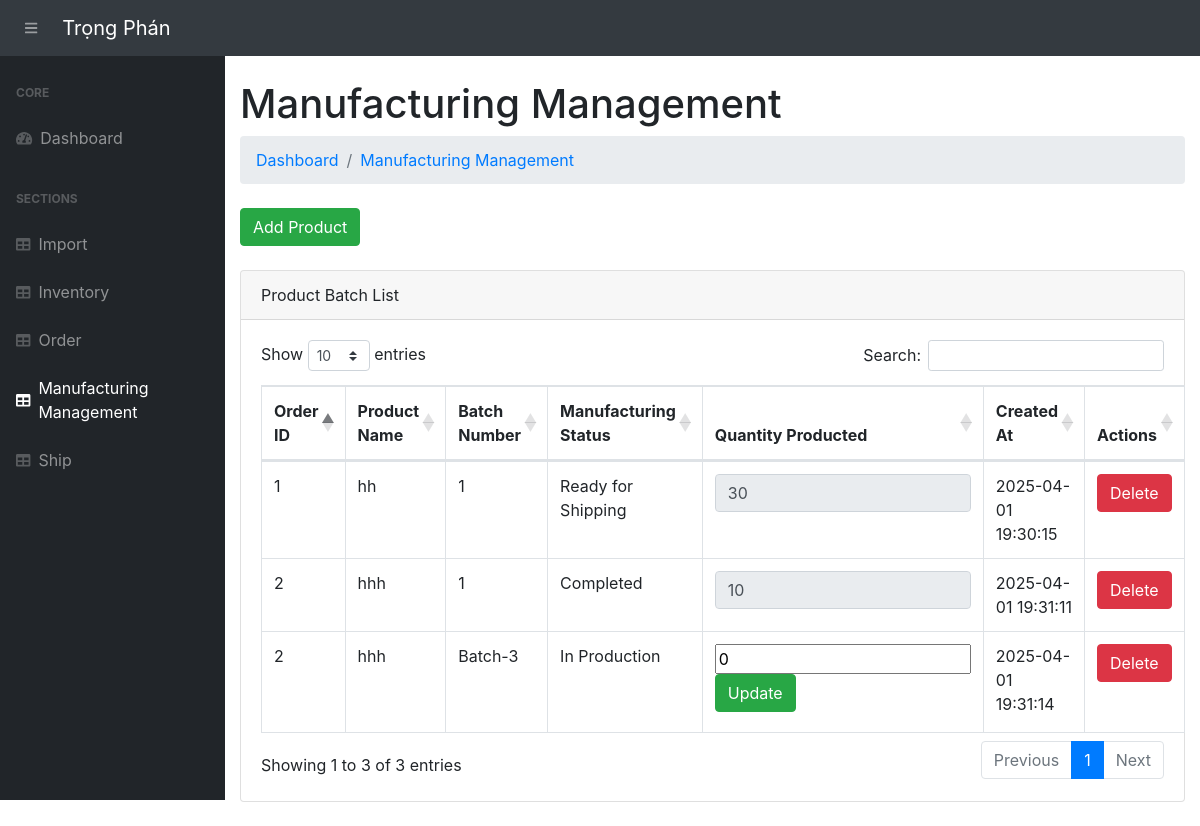
Page /view-product-batches/ on the earlier database version.
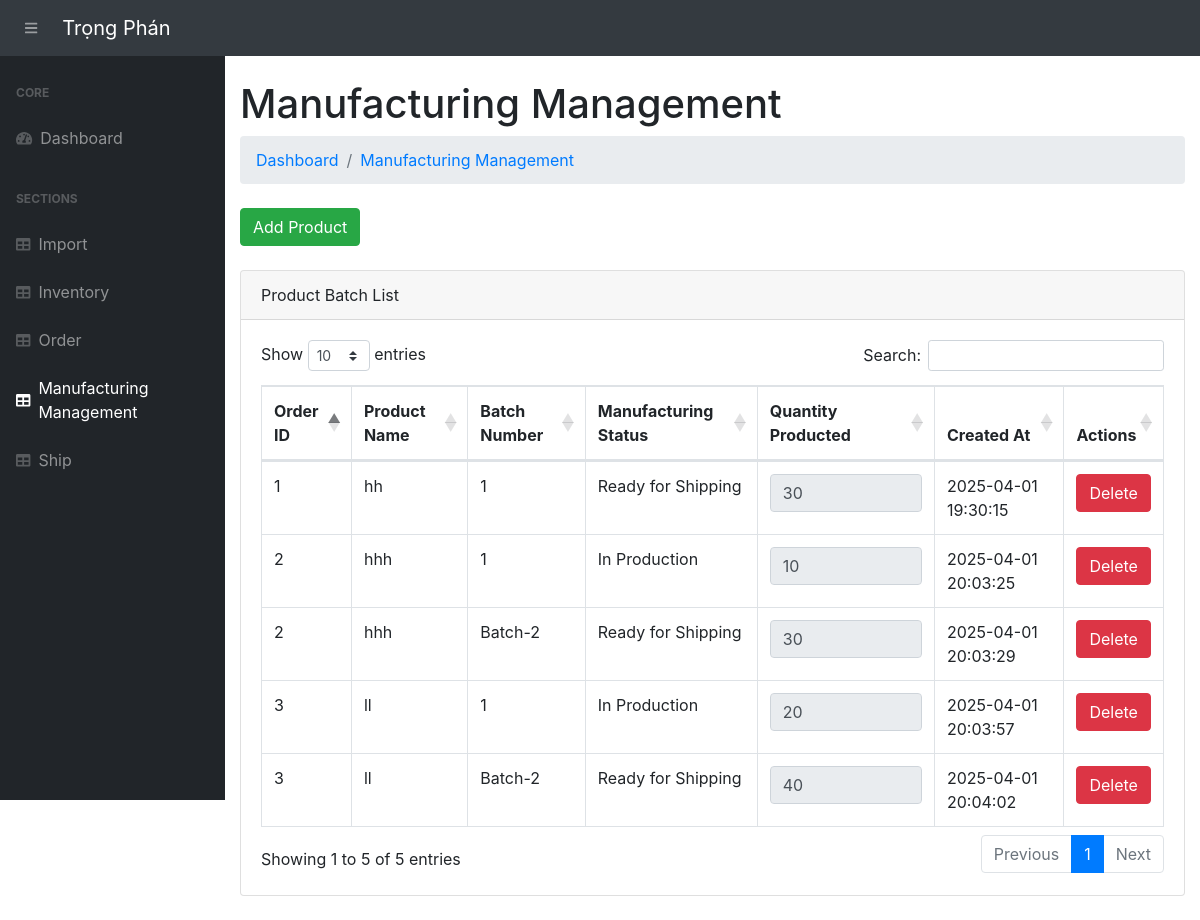
Same page on the later database version.
### app.py (models this page shows, shortened)
class ProductBatch(db.Model):
    __tablename__ = 'product_batches'
    batch_id = db.Column(db.Integer, primary_key=True)
    batch_number = db.Column(db.String(50), nullable=False)
    category = db.Column(db.String(100))
    order_detail_id = db.Column(db.Integer, db.ForeignKey('order_details.order_detail_id'))
    order_detail = db.relationship('OrderDetail', backref='product_batches')
    quantity_in_production = db.Column(db.Integer, default=0)
    quantity_completed = db.Column(db.Integer, default=0)
    quantity_ready_for_shipping = db.Column(db.Integer, default=0)
    manufacturing_status = db.Column(db.String(50), default='In Production')
    product_condition = db.Column(db.String(50), nullable=True)
    defect_reason = db.Column(db.String(255), nullable=True)
    transaction_date = db.Column(db.DateTime, default=vietnam_now)
    quantity_to_update=db.Column(db.Integer, default=0)
    inventory = db.relationship('Inventory', secondary=product_batch_materials, backref='product_batches')

class OrderDetail(db.Model):
    __tablename__ = 'order_details'
    order_detail_id = db.Column(db.Integer, primary_key=True)
    order_id = db.Column(db.Integer, db.ForeignKey('orders.order_id'))
    product_name = db.Column(db.String(100))
    product_price = db.Column(db.Float)
    quantity = db.Column(db.Integer)
    import_id = db.Column(db.Integer, db.ForeignKey('imports.import_id'))  # Import relation
    import_record = db.relationship('Import', backref='order_details', lazy=True)

### app.py (the view)
@app.route('/view-product-batches/', methods=["GET"])
def view_product_batches():
    product_batches = ProductBatch.query.all()
    return render_template('view_product_batches.html', product_batches=product_batches)

### templates/view_product_batches.html (shortened to what this page needs)
{% extends 'base.html' %}
{% block content %}
<main>
    <div class="container-fluid">
        <h1 class="mt-4">Manufacturing Management</h1>
        <ol class="breadcrumb mb-4">
            <li class="breadcrumb-item"><a href="/">Dashboard</a></li>
            <li class="breadcrumb-item"><a href="/view-product-batches/">Manufacturing Management</a></li>
        </ol>
        <a href="/add-product-batch/" class="btn btn-success">Add Product</a>
        <br><br>
        <div class="card mb-4">
            <div class="card-header">Product Batch List</div>
            <div class="card-body">
                <table class="table table-bordered" id="dataTable" width="100%" cellspacing="0">
                    <thead>
                        <tr>
                            <th>Order ID</th>
                            <th>Product Name</th>
                            <th>Batch Number</th>
                            <th>Manufacturing Status</th>
                            <th>Quantity Producted</th>
                            <th>Created At</th>
                            <th>Actions</th>
                        </tr>
                    </thead>
                    <tbody>
                        {% for batch in product_batches %}
                            <tr>
                                <td>{{ batch.order_detail.order_id }}</td>
                                <td>{{ batch.order_detail.product_name }}</td>
                                <td>{{ batch.batch_number }}</td>
                                <td>{{ batch.manufacturing_status }}</td>
                                <td>
                                    {% if batch.quantity_completed is none or batch.quantity_completed == 0 %}
                                        <form action="{{ url_for('update_quantity_produced', batch_id=batch.batch_id) }}" method="POST" class="d-flex flex-column align-items-start">
                                            <input type="number" name="quantity_to_update" placeholder="Enter quantity" required min="0" value="{{ batch.quantity_completed or 0 }}">
                                            <button type="submit" class="btn btn-success mb-2">Update</button>
                                        </form>
                                    {% else %}
                                        <input type="number" value="{{ batch.quantity_completed }}" disabled class="form-control">
                                    {% endif %}
                                </td>
                                <td>{{ batch.transaction_date.strftime('%Y-%m-%d %H:%M:%S') }}</td>
                                <td>
                                <form action="{{  url_for('delete_product_batch', batch_id=batch.batch_id)}}" method="POST" style="display:inline;">
                                        <button type="submit" class="btn btn-danger" onclick="return confirm('Are you sure you want to delete this item?')">Delete</button>
                                    </form>
                                </td>
                            </tr>
                        {% endfor %}
                    </tbody>
                </table>
            </div>
        </div>
    </div>
</main>
{% endblock %}

### templates/base.html (shortened to what this page needs)
<!DOCTYPE html>
<html lang="en">
<head>
    <link rel="stylesheet" href="{{ url_for('static', filename='css/bootstrap/styles.css')}}">
    <link href="https://cdn.datatables.net/1.10.20/css/dataTables.bootstrap4.min.css" rel="stylesheet" />
    <link href="https://cdnjs.cloudflare.com/ajax/libs/bootstrap/4.5.2/css/bootstrap.min.css" rel="stylesheet">
    <link href="https://cdnjs.cloudflare.com/ajax/libs/bootstrap-select/1.13.1/css/bootstrap-select.min.css" rel="stylesheet">
</head>
<body class="sb-nav-fixed">
    <nav class="sb-topnav navbar navbar-expand navbar-dark bg-dark">
        <button class="btn btn-link btn-sm order-1 order-lg-0" id="sidebarToggle" href="#"><i class="fas fa-bars"></i></button>
        <a class="navbar-brand" href="/">Trọng Phán</a>
    </nav>
    <div id="layoutSidenav">
        <div id="layoutSidenav_nav">
            <nav class="sb-sidenav accordion sb-sidenav-dark" id="sidenavAccordion">
                <div class="sb-sidenav-menu">
                    <div class="nav">
                        <div class="sb-sidenav-menu-heading">Core</div>
                        <a class="nav-link" href="/">
                            <div class="sb-nav-link-icon"><i class="fas fa-tachometer-alt"></i></div>
                            Dashboard
                        </a>
                        <div class="sb-sidenav-menu-heading">Sections</div>
                        <a class="nav-link" href="/import/">
                            <div class="sb-nav-link-icon"><i class="fas fa-table"></i></div>
                            Import
                        </a>
                        <a class="nav-link" href="/inventory/">
                            <div class="sb-nav-link-icon"><i class="fas fa-table"></i></div>
                            Inventory
                        </a>
                        <a class="nav-link" href="/order/">
                            <div class="sb-nav-link-icon"><i class="fas fa-table"></i></div>
                            Order
                        </a>
                        <a class="nav-link" href="/view-product-batches/">
                            <div class="sb-nav-link-icon"><i class="fas fa-table"></i></div>
                            Manufacturing Management
                        </a>
                        <a class="nav-link" href="/shipping-queue/">
                            <div class="sb-nav-link-icon"><i class="fas fa-table"></i></div>
                            Ship
                        </a>
                    </div>
                </div>
            </nav>
        </div>
        <div id="layoutSidenav_content">
            {% block content %}{% endblock %}
        </div>
    </div>
</body>
</html>

Differences in the rows shown:
changed ProductBatch (number 2 of 5 on the later page): manufacturing_status "Completed" → "In Production"; transaction_date "2025-04-01 19:31:11" → "2025-04-01 20:03:25"
changed ProductBatch (number 3 of 5 on the later page): batch_number "Batch-3" → "Batch-2"; manufacturing_status "In Production" → "Ready for Shipping"; quantity_completed (not shown) → "30"; transaction_date "2025-04-01 19:31:14" → "2025-04-01 20:03:29"; quantity_to_update "0" → (not shown)
added ProductBatch: order_detail.order_id "3", order_detail.product_name "ll", batch_number "1", manufacturing_status "In Production", quantity_completed "20", transaction_date "2025-04-01 20:03:57"
added ProductBatch: order_detail.order_id "3", order_detail.product_name "ll", batch_number "Batch-2", manufacturing_status "Ready for Shipping", quantity_completed "40", transaction_date "2025-04-01 20:04:02"
Other differences:
text written by a page script: "Show entries Search: Showing 1 to 3 of 3 entries Previous 1 Next" → "Show entries Search: Showing 1 to 5 of 5 entries Previous 1 Next"
